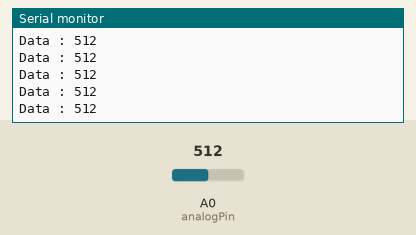
Recording of a sketch running on a simulated Arduino Uno, built with avr-gcc and run on an emulated ATmega328P. Parts: the last lines printed to the serial monitor. Inputs (shaded band) come from the test bench; at power-on: A0 (analogPin) = 512.

Above: at 1.2 s.
1.3 s: A0 (analogPin) set to 716
At 1.41 s:
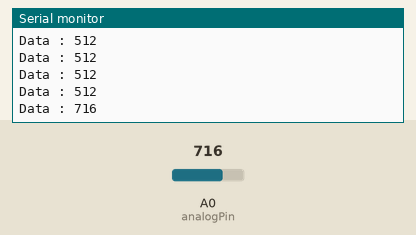
2.8 s: A0 (analogPin) set to 900
At 2.81 s:
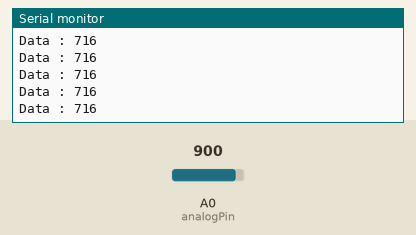
Timing chart, 0 to 5.8 s (numbered marks = the images above; inputs shaded):
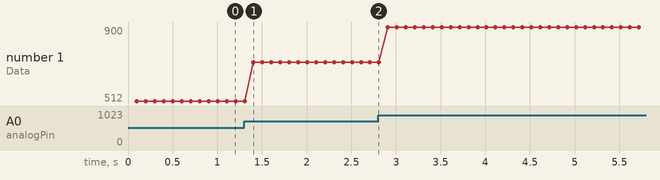

Measured:
- after the input at 1.3 s, the serial monitor: prints a new line after 0.10 s (image 1)
- plotted number 1: 512 → 716 after the input at 1.3 s, 716 → 900 after the input at 2.8 s

The sketch:

ADC_2A.ino
```cpp
int analogPin = A0;
int lang = 0;
void setup() {
  Serial.begin(9600);
}

void loop() {
  lang = analogRead(analogPin);
  delay(100);
  Serial.print("Data : ");
  Serial.println(lang);
}
```
